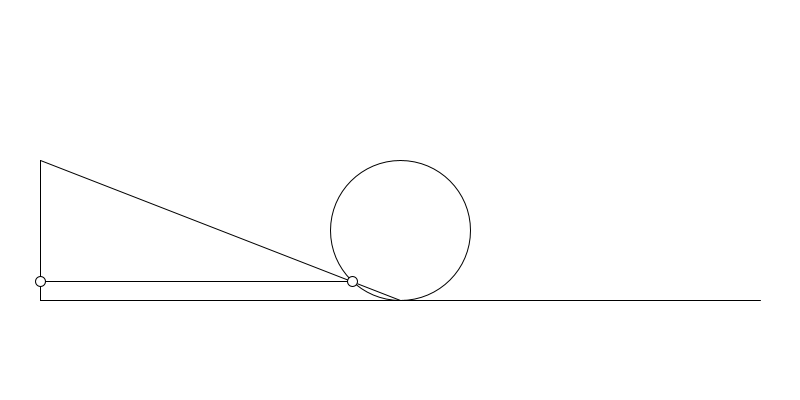
Frame 1 (no input)
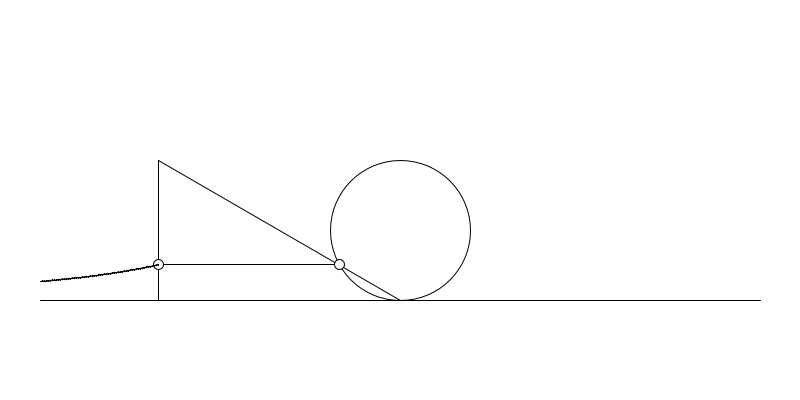
Frame 60 (the mouse pressed at the canvas centre just before this capture)
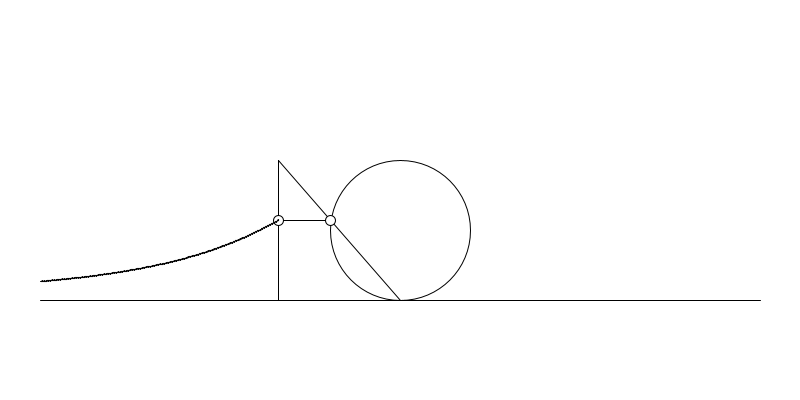
Frame 120 (the mouse held since frame 60 and released just before this capture)

The Processing sketch that drew these frames (run headless with seeded random() and noise(); from frame 60 on, the mouse is pressed at the canvas centre):

// Processing sketch: processing_148673
// ── processing_148673.pde

float p1x = 0;
float p1y = 0;
float p2x = 0;
float p2y = 0;
float q1 = 0;
int t = 0;

int r = 70;

int fmax = 60*6;

float[][] point;

void setup() {
  size(800, 400); 
  background(255);  
  point = new float[fmax][2];
  for (int i = 0; i <= fmax-1; i ++) {    
    point[i][0] = 0;   
    point[i][1] = 0;
  }
}

void draw() {
  background(255);
  p1x = 2*(t-fmax/2);
  q1 = 4*r*r/(p1x*p1x);
  p2x = q1*p1x/(q1+1);
  p2y = 2*r*p2x/p1x;

  point(width/2 + p1x, 300);
  ellipse(width/2, 300 - r, 2*r, 2*r); 
  line(width/2 - 2*60*3, 300, width/2 + fmax, 300);
  line(width/2 + p1x, 300, width/2 + p1x, 300 - 2*r);
  line(width/2, 300, width/2 + p1x, 300 - 2*r);
  line(p2x + width/2, -p2y + 300, width/2 + p1x, -p2y + 300);
  ellipse(p2x + width/2, -p2y + 300, 10, 10); 
  ellipse(width/2 + p1x, -p2y + 300, 10, 10);
  if (t <= fmax-1) {
    point[t][0] = p1x;
    point[t][1] = p2y;
    for (int i = 1; i <= t; i ++) {
      line(width/2 + point[i][0], 300 - point[i][1], width/2 + point[i-1][0], 300 - point[i-1][1]);
      ellipse(width/2 + point[i][0], 300 - point[i][1], 1, 1);
    }
  }
  else {
    for (int i = 1; i <= fmax-1; i ++) {
      line(width/2 + point[i][0], 300 - point[i][1], width/2 + point[i-1][0], 300 - point[i-1][1]);
      ellipse(width/2 + point[i][0], 300 - point[i][1], 1, 1);
    }
     }


  if (t <= fmax) {
    t++;
  }
}
